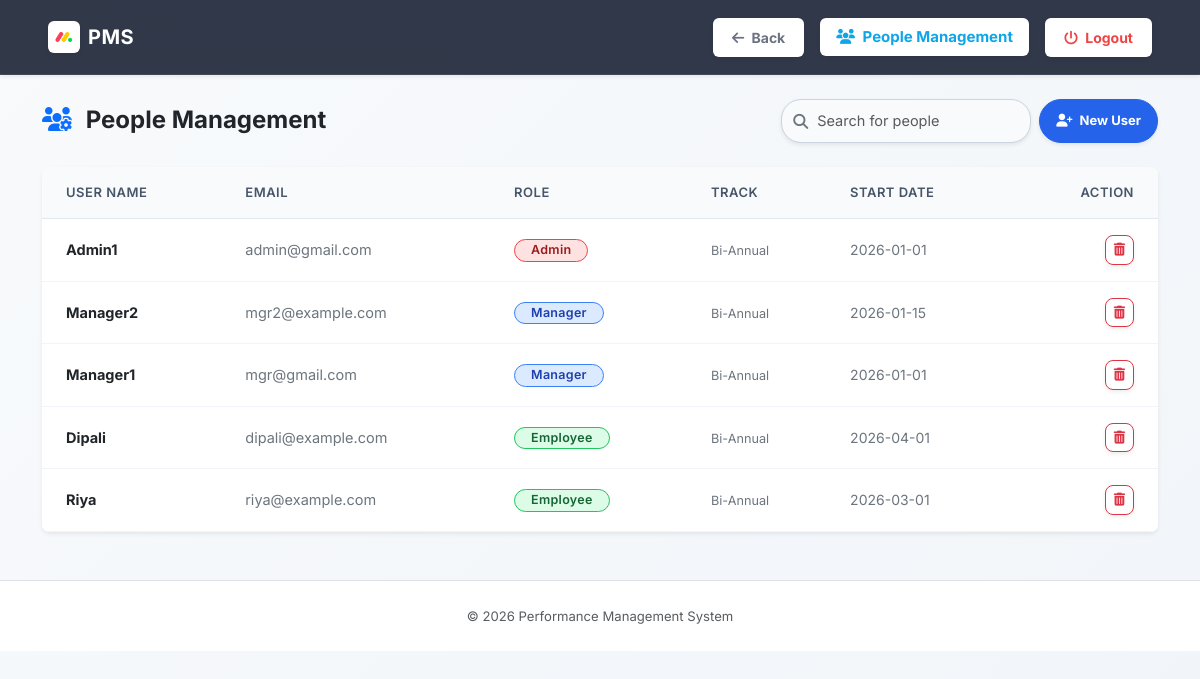
The page /admin/users (signed in) on the database its author committed.
### tables this page shows
CREATE TABLE users (
    id INTEGER PRIMARY KEY AUTOINCREMENT,
    name TEXT,
    email TEXT,
    password TEXT,
    role TEXT,
    doj TEXT,
    review_track TEXT DEFAULT 'bi-annual'
);

### routes/admin.py (the view)
@admin_bp.route('/admin/users')
def manage_users():
    if session.get('role') != 'admin':
        return redirect('/login')
    conn = get_db()
    cur = conn.cursor()
    cur.execute("SELECT id, name, email, role, doj, review_track FROM users ORDER BY id DESC")
    users = cur.fetchall()
    conn.close()
    return render_template('admin_users.html', users=users)

### database.py (called while the page is built)
def get_db():
    return sqlite3.connect("database.db")

### templates/admin_users.html (shortened to what this page needs)
<!DOCTYPE html>
<html>
<head>
    <link href="https://cdn.jsdelivr.net/npm/bootstrap@5.3.0/dist/css/bootstrap.min.css" rel="stylesheet">
    <link href="https://cdnjs.cloudflare.com/ajax/libs/font-awesome/6.4.0/css/all.min.css" rel="stylesheet">
    <link href="{{ url_for('static', filename='custom.css') }}" rel="stylesheet">
</head>
<body class="bg-light">
<nav class="navbar navbar-expand-lg shadow-sm mb-4" style="background-color: #2b303a;">
  <div class="container-fluid px-4 px-lg-5 d-flex justify-content-between align-items-center">
    <a class="navbar-brand d-flex align-items-center text-white" href="/admin">
      <img src="{{ url_for('static', filename='img1.jpg') }}" alt="PMS Logo" width="32" height="32" class="me-2 rounded shadow-sm bg-white p-1">
      <span class="fw-bold d-none d-sm-inline">PMS</span>
    </a>
    <div class="d-flex align-items-center">
        <a href="/admin" class="btn bg-white fw-bold shadow-sm me-3" style="color: #6b7280; border-radius: 6px;"><i class="fa-solid fa-arrow-left me-1"></i> Back</a>
        <span class="me-3 fw-bold bg-white px-3 py-2 shadow-sm" style="color: #0ea5e9; border-radius: 6px;"><i class="fa-solid fa-users me-1"></i> People Management</span>
        <a href="/logout" class="btn bg-white fw-bold shadow-sm" style="color: #ef4444; border-radius: 6px;"><i class="fa-solid fa-power-off me-1"></i> Logout</a>
    </div>
  </div>
</nav>
<div class="container mt-4">
    <div class="d-flex justify-content-between align-items-center mb-4">
        <h4 class="fw-bold text-dark mb-0"><i class="fa-solid fa-users-gear text-primary me-2"></i> People Management</h4>
        <div class="d-flex gap-2">
            <div class="position-relative">
                <i class="fa-solid fa-magnifying-glass search-icon"></i>
                <input type="text" id="searchInput" class="form-control form-control-sm search-bar shadow-sm" placeholder="Search for people" style="width: 250px;">
            </div>
            <button class="btn btn-primary btn-sm fw-bold shadow-sm px-3 rounded-pill" data-bs-toggle="modal" data-bs-target="#addUserModal">
                <i class="fa-solid fa-user-plus me-1"></i> New User
            </button>
        </div>
    </div>
    <div class="card shadow-sm border-0 rounded-3">
        <div class="card-body p-0">
            <div class="table-responsive">
                <table class="table table-hover mb-0 bg-white align-middle" id="usersTable">
                    <thead class="table-light text-muted">
                        <tr>
                            <th class="fw-semibold border-0 py-3 ps-4">USER NAME</th>
                            <th class="fw-semibold border-0 py-3">EMAIL</th>
                            <th class="fw-semibold border-0 py-3">ROLE</th>
                            <th class="fw-semibold border-0 py-3">TRACK</th>
                            <th class="fw-semibold border-0 py-3">START DATE</th>
                            <th class="fw-semibold border-0 py-3 text-end pe-4">ACTION</th>
                        </tr>
                    </thead>
                    <tbody class="border-top-0">
                        {% for user in users %}
                        <tr>
                            <td class="fw-bold text-dark ps-4">{{ user[1] }}</td>
                            <td class="text-secondary">{{ user[2] }}</td>
                            <td>
                                {% if user[3] == 'admin' %}
                                    <span class="badge bg-danger rounded-pill px-3 py-1">Admin</span>
                                {% elif user[3] == 'manager' %}
                                    <span class="badge bg-primary rounded-pill px-3 py-1">Manager</span>
                                {% else %}
                                    <span class="badge bg-success rounded-pill px-3 py-1">Employee</span>
                                {% endif %}
                            </td>
                            <td><span class="text-secondary small">{{ user[5] | title }}</span></td>
                            <td><span class="text-secondary" style="font-size: 14px;">{{ user[4] }}</span></td>
                            <td class="text-end pe-4">
                                <form method="POST" action="/admin/users/delete/{{ user[0] }}" onsubmit="return confirm('WARNING: Are you sure you want to completely delete {{ user[1] }}? This will permanently erase ALL goals, feedbacks, and review cycles linked to this user. This action CANNOT be undone.');">
                                    <button class="btn btn-sm btn-outline-danger px-2 py-1 shadow-sm"><i class="fa-solid fa-trash-can"></i></button>
                                </form>
                            </td>
                        </tr>
                        {% endfor %}
                    </tbody>
                </table>
            </div>
        </div>
    </div>
</div>
<footer class="text-center mt-5 py-4 bg-white border-top">
    <div class="container">
        <small class="text-muted">© 2026 Performance Management System</small>
    </div>
</footer>
</body>
</html>

### static/custom.css (style rules this page uses)
body { background: linear-gradient(135deg, #f8fafc 0%, #f1f5f9 100%); font-family: "Inter", -apple-system, BlinkMacSystemFont, "Segoe UI", Roboto, "Helvetica Neue", sans-serif; font-size: 15px; color: #334155; min-height: 100vh; }
.navbar { background-color: rgba(15, 23, 42, 0.85) !important; backdrop-filter: blur(16px); -webkit-backdrop-filter: blur(16px); border-bottom: 1px solid rgba(255, 255, 255, 0.08); padding-top: 1rem; padding-bottom: 1rem; box-shadow: 0 4px 6px -1px rgba(0, 0, 0, 0.1); position: sticky; top: 0; z-index: 1000; }
.navbar-brand span { color: #ffffff !important; font-weight: 700; font-size: 20px; letter-spacing: 0.5px; }
.card { border: 1px solid rgba(255, 255, 255, 0.6); border-radius: 12px; box-shadow: 0 10px 15px -3px rgba(0, 0, 0, 0.04), 0 4px 6px -2px rgba(0, 0, 0, 0.02); margin-bottom: 30px; background-color: #ffffff; transition: transform 0.25s cubic-bezier(0.4, 0, 0.2, 1), box-shadow 0.25s cubic-bezier(0.4, 0, 0.2, 1); animation: slideUpFade 0.6s cubic-bezier(0.16, 1, 0.3, 1) forwards; opacity: 0; }
.table { margin-bottom: 0; font-size: 14.5px; }
.table th { background-color: #f8fafc !important; color: #475569; font-weight: 600; font-size: 13px; letter-spacing: 0.5px; border-bottom: 1px solid #e2e8f0 !important; border-top: none !important; padding: 14px 16px; text-transform: uppercase; }
.table td { color: #334155; padding: 16px 16px; border-color: #f1f5f9; vertical-align: middle; }
.table-hover tbody tr { transition: background-color 0.2s ease; }
.badge { font-weight: 600; font-size: 12.5px; padding: 6px 10px; border-radius: 6px; letter-spacing: 0.3px; }
.bg-success { background-color: #dcfce7 !important; color: #166534 !important; border: 1px solid #22c55e; }
.bg-primary { background-color: #dbeafe !important; color: #1e40af !important; border: 1px solid #3b82f6; }
.bg-danger { background-color: #fee2e2 !important; color: #991b1b !important; border: 1px solid #ef4444; }
.btn { font-size: 14px; font-weight: 600; border-radius: 8px; padding: 8px 18px; transition: all 0.25s ease; }
.btn-primary { background-color: #2563eb; border-color: #2563eb; box-shadow: 0 4px 6px -1px rgba(37, 99, 235, 0.2); }
.btn-sm { padding: 6px 14px; font-size: 13px; }
.form-control, .form-select { font-size: 14.5px; border-radius: 8px; border-color: #cbd5e1; padding: 10px 14px; background-color: #f8fafc; transition: all 0.25s ease; }
.container > *:nth-child(1) { animation-delay: 0.0s; }
.container > *:nth-child(2) { animation-delay: 0.1s; }

### templates/admin_users.html (style rules this page uses)
.table td, .table th { vertical-align: middle; }
.table { background: white; border-radius: 8px; overflow: hidden; }
.search-bar { border-radius: 20px; padding-left: 35px; }
.search-icon { position: absolute; left: 12px; top: 50%; transform: translateY(-50%); color: #6c757d; }

### rows shown on the page
users: name "Admin1", email "admin@gmail.com", role "Admin", review_track "Bi-Annual", doj "2026-01-01"
users: name "Manager2", email "mgr2@example.com", role "Manager", review_track "Bi-Annual", doj "2026-01-15"
users: name "Manager1", email "mgr@gmail.com", role "Manager", review_track "Bi-Annual", doj "2026-01-01"
users: name "Dipali", email "dipali@example.com", role "Employee", review_track "Bi-Annual", doj "2026-04-01"
users: name "Riya", email "riya@example.com", role "Employee", review_track "Bi-Annual", doj "2026-03-01"
